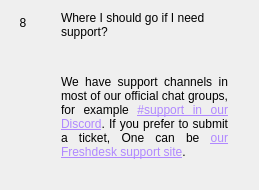
                  <widget class="QWidget" name="widgetFaq8" native="true">
                   <layout class="QHBoxLayout" name="horizontalpage_8" stretch="0,1">
                    <item alignment="Qt::AlignTop">
                     <widget class="QLabel" name="labelNumber8">
                      <property name="minimumSize">
                       <size>
                        <width>24</width>
                        <height>24</height>
                       </size>
                      </property>
                      <property name="maximumSize">
                       <size>
                        <width>16777215</width>
                        <height>24</height>
                       </size>
                      </property>
                      <property name="text">
                       <string>8</string>
                      </property>
                      <property name="alignment">
                       <set>Qt::AlignCenter</set>
                      </property>
                     </widget>
                    </item>
                    <item>
                     <layout class="QVBoxLayout" name="verticalLayoutpage_8">
                      <property name="leftMargin">
                       <number>20</number>
                      </property>
                      <property name="rightMargin">
                       <number>20</number>
                      </property>
                      <item>
                       <widget class="QLabel" name="labelSubtitle8">
                        <property name="text">
                         <string>Where I should go if I need support?</string>
                        </property>
                        <property name="wordWrap">
                         <bool>true</bool>
                        </property>
                       </widget>
                      </item>
                      <item>
                       <spacer name="verticalSpacer_80">
                        <property name="orientation">
                         <enum>Qt::Vertical</enum>
                        </property>
                        <property name="sizeType">
                         <enum>QSizePolicy::Fixed</enum>
                        </property>
                        <property name="sizeHint" stdset="0">
                         <size>
                          <width>20</width>
                          <height>30</height>
                         </size>
                        </property>
                       </spacer>
                      </item>
                      <item>
                       <widget class="QLabel" name="labelContent8">
                        <property name="text">
                         <string>
                           &lt;html&gt;&lt;head/&gt;&lt;body&gt;&lt;p align=&quot;justify&quot;&gt;
                           We have support channels in most of our official chat groups, for example
                           &lt;a style='color: #b088ff' href='https://Discord.PIVX.com'&gt;
                           #support in our Discord&lt;/a&gt;.
                           If you prefer to submit a ticket, One can be
                           &lt;a style='color: #b088ff' href='https://PIVX.FreshDesk.com'&gt;
                           our Freshdesk support site&lt;/a&gt;.
                           &lt;/p&gt;&lt;/body&gt;&lt;/html&gt;
                         </string>
                        </property>
                        <property name="alignment">
                         <set>Qt::AlignLeading|Qt::AlignLeft|Qt::AlignTop</set>
                        </property>
                        <property name="wordWrap">
                         <bool>true</bool>
                        </property>
                       </widget>
                      </item>
                      <item>
                       <spacer name="verticalSpacer_81">
                        <property name="orientation">
                         <enum>Qt::Vertical</enum>
                        </property>
                        <property name="sizeHint" stdset="0">
                         <size>
                          <width>20</width>
                          <height>20</height>
                         </size>
                        </property>
                       </spacer>
                      </item>
                     </layout>
                    </item>
                   </layout>
                  </widget>
